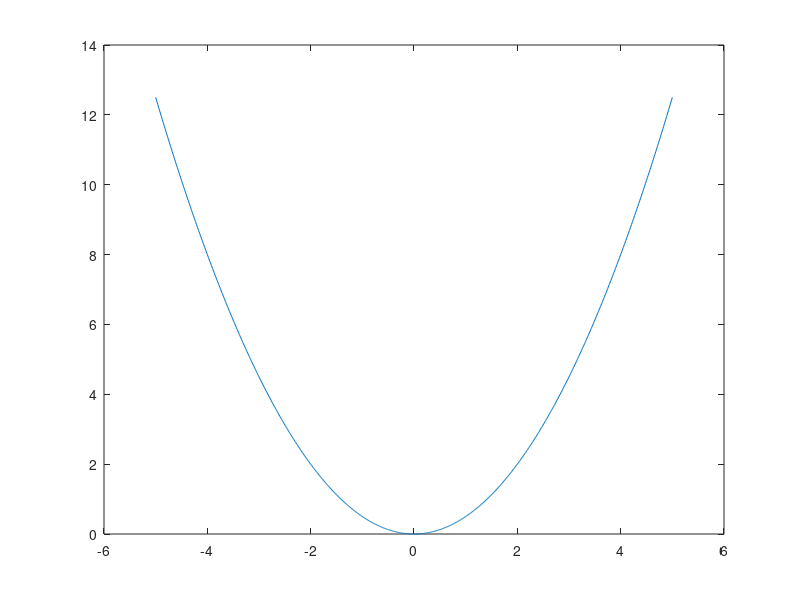

Recreate this plot in MATLAB. (Note: this script raises an error after producing the figure.)
clc; clear; close all
%%
cplot = @(r,x0,y0) plot(x0 + r*cos(linspace(0,2*pi)),y0 + r*sin(linspace(0,2*pi)),'-');

%%
r=0.2;
sim_t = 1;
dt = 0.1;
m= 1;
g = 9.8;
w = 0;
simulation_step = sim_t / dt;

parabolic_x = -5:0.01:5;
parabolic_y = 0.5 * parabolic_x.*parabolic_x;

plot(parabolic_x,parabolic_y)


d_f = parabolic_x;
cos_ball1 = zeros(size(parabolic_x));
sin_ball1 = zeros(size(parabolic_x));

for i = 1: size(parabolic_x,2)
    x = parabolic_x(i);
    [ball_x(i), ball_y(i)] = pos_ball(x, r);
end
% hold on

%%
% for i = 1 : 50 :  size(parabolic_x,2)
%     h = images.roi.Circle(gca,'Center',[ball_x(i),ball_y(i)],'Radius',r);
% end
% scatter(ball_x(1:40:end),ball_y(1:40:end),1200,'or')

% para_x = -2;
% ball_x = 

para_x = -4;
ball_v = 0;
para_vx = 0;
para_vy = 0;
result = zeros(simulation_step,10);
Total_P = 100;
para_y = 0.5*para_x*para_x;
for step = 1 : 80
    % 현재 비탈면 접촉점 para_x 을 기준으로
%     [ball_x, ball_y] = pos_ball(para_x, r);

    cosx = sqrt(1/(1+para_x^2));
    if(para_x > 0)
        sinx = -sqrt(1-cosx^2);
    else
        sinx = sqrt(1-cosx^2);
    end
    % Present Energy
%     P_E = m*g*ball_y;
%     V_E = 0.5*m*ball_v^2;
    M_E = 0.5*0.5*m*r^2*w^2;

    % Force
    A_V = -g*cosx;
    A_H = g*sinx;
    
    dvx = A_H * dt;
    dvy = A_V * dt;

    % Ball Move    
    dx = para_vx * dt + 0.5 * dvx * dt;
    dy = para_vy * dt + 0.5 * dvy * dt;

    para_vx = para_vx + dvx;
    para_vy = para_vx + dvy;

    

%     dv = sqrt(abs(2*g*dy));
%     if(dy > 0); dv = dv * -1; end
    
    
    para_x = para_x + dx;
    para_y = para_y + dy; %0.5*para_x*para_x;

    dv = sqrt(para_vx^2 + para_vy^2);
    V_E = 0.5*m*dv*dv;
    P_E = m*g*para_y;

    force_x = para_x + A_H*dt;
    force_y = para_y + A_V*dt;
    
%     ball_v = ball_v + dv;
%     ball_x = ball_x + dx;
%     ball_y = ball_y + dy;

%     para_x = para_x + 0.1;
%     para_y = 0.5*para_x*para_x;

    result(step,1:4) = [dv,V_E,P_E,P_E+ V_E];

    % show now
    figure(1)
    clf
    plot(parabolic_x,parabolic_y)
    hold on
    [ball_x, ball_y] = pos_ball(para_x, r);
    cplot(r,ball_x,ball_y);
    scatter(para_x,0.5*para_x*para_x,'.r')
    plot([para_x,force_x],[para_y,force_y])
    drawnow
    pause(0.01)


    
    % Energy Move
%     V_E_new = V_E + L_P2O;

    % New Pose Velocity
%     dh = L_P2O/m/g;

end

function [ball_x, ball_y] = pos_ball(x, r)
    cos_ball = sqrt(1/(1+x^2));

    if(x > 0)
        sin_ball = -sqrt(1-cos_ball^2);
    else
        sin_ball = sqrt(1-cos_ball^2);
    end

    ball_x = x + sin_ball * r;
    ball_y = 0.5*x^2 + cos_ball * r;
end
